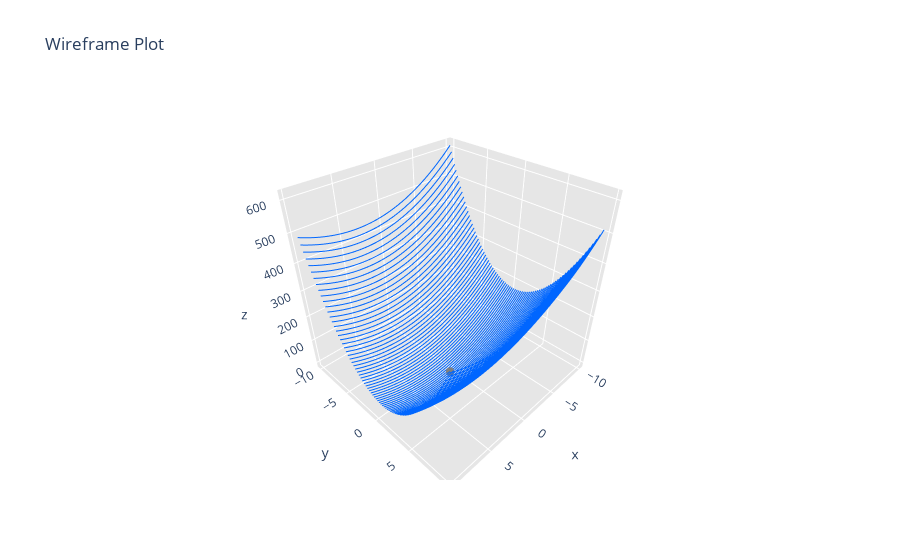

The notebook cell saved with this chart:
### Markdown cell above
### 関数 $f(x,y)=(x-3)^2+(2y-1)^2$の描画

### Code cell
def fxy(x, y):
    """
    対象となる関数
    """    
    return (x-3)**2 + (2*y-1)**2

#目的関数の値をつくる
axis_x = np.arange(-10,10,0.25)
axis_y = np.arange(-10,10,0.25)
mx, my = meshgrid(axis_x, axis_y) 
mz = fxy(mx, my)

# 3次元で描画
myplotly.graph3d(mx, my, mz, point_x=1,point_y=1,point_z=fxy(1,1), markersize=3)
